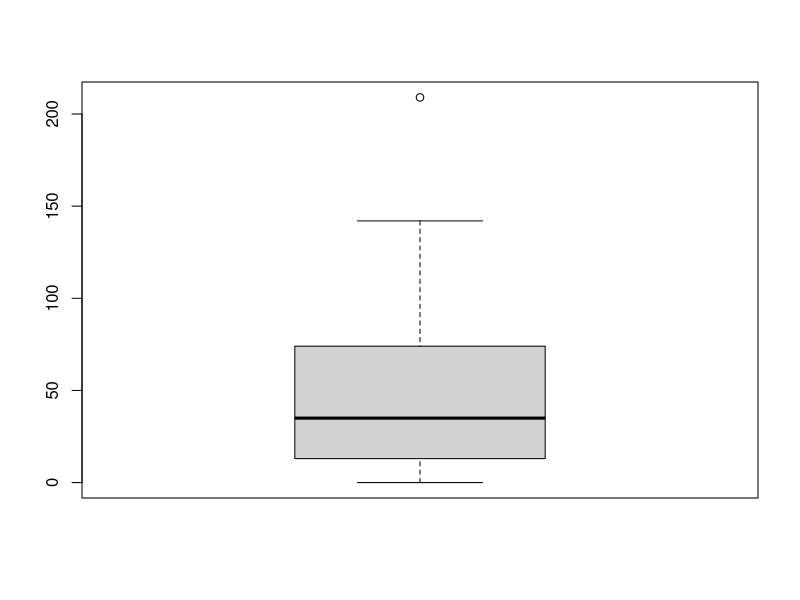

Recreate this plot in R.
## ---- chunk 1
library(fitdistrplus)
library(magrittr)
## ---- chunk 2
x <- c(08,
46,
127,
57,
35,
74,
99,
05,
04,
23,
109,
76,
67,
15,
48,
209,
20,
05,
88,
70,
05,
60,
142,
110,
16,
77,
00,
30,
44,
112,
77,
36,
08,
11,
30,
62,
124,
14,
56,
13,
24,
57,
03,
32,
07,
30,
00,
23,
04
)
## ---- chunk 3
poisFit <- fitdist(x,"pois")
summary(poisFit)
normFit <- fitdist(x,"norm")
summary(normFit)
expFit <- fitdist(x,"exp")
summary(expFit)

## ---- chunk 4
boxplot(x)
newnormFit<- subset(x, x<150)
print(newnormFit)
newexpFit<- subset(x, x<60)
print(newexpFit)
newpoisFit<- subset(x, x<60)
print(newpoisFit)

## ---- chunk 5
normFit <- fitdist(newnormFit, "norm")
summary(normFit)
expFit <- fitdist(newexpFit,"exp")
summary(expFit)
poisFit <- fitdist(newpoisFit, "pois")
summary(poisFit)

## ---- chunk 6
gofstat(expFit)
expFit <- gofstat(expFit)%>%print()
expFit$kstest%>%print()
mean (newexpFit)
